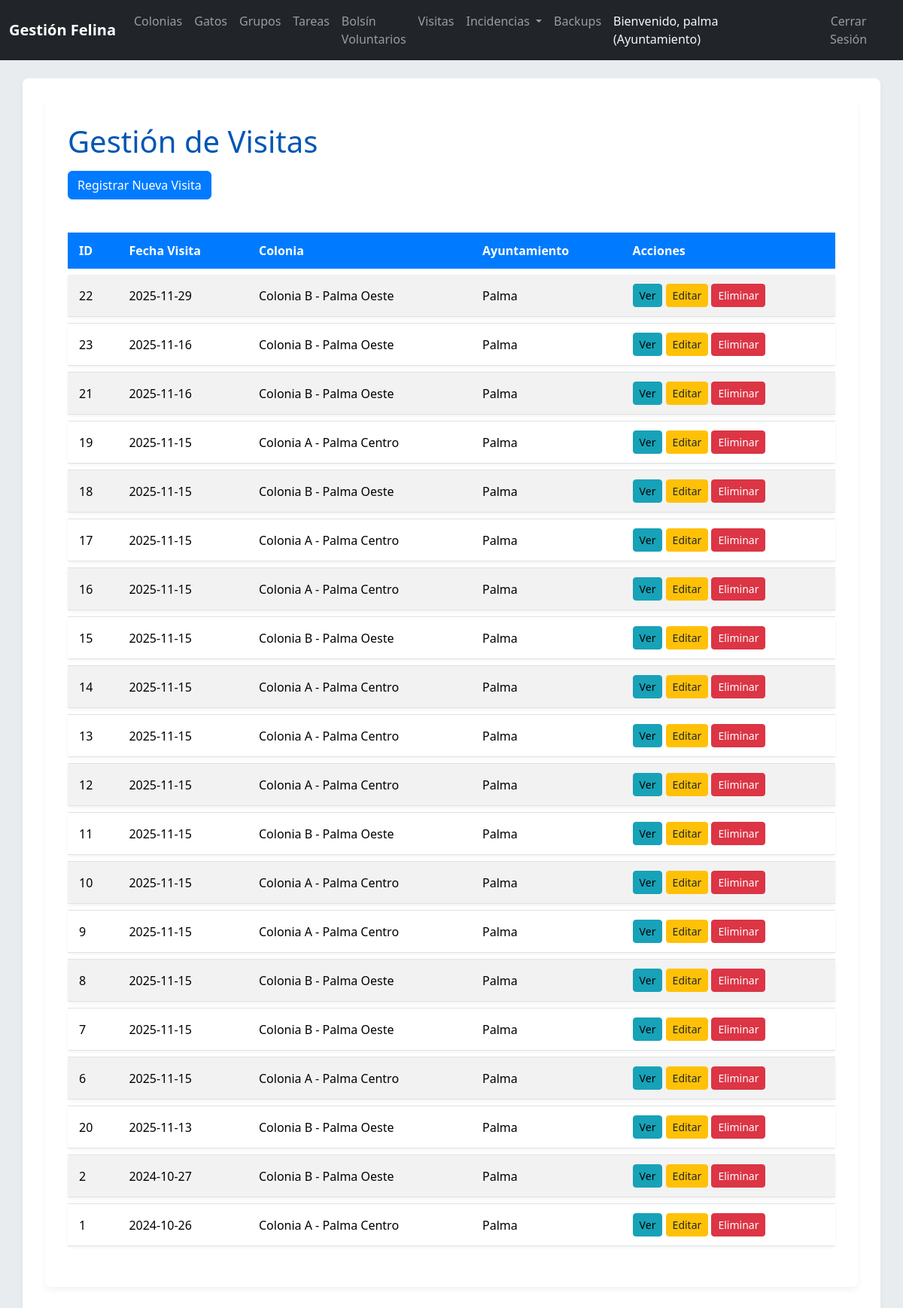
Page /index.php/visitas (signed in) on the committed database.
### tables this page shows
CREATE TABLE `Visita` (
  `idVisita` int(11) NOT NULL AUTO_INCREMENT,
  `fechaVisita` date NOT NULL,
  `idColonia` int(11) NOT NULL,
  PRIMARY KEY (`idVisita`),
  KEY `idColonia` (`idColonia`),
  CONSTRAINT `Visita_ibfk_1` FOREIGN KEY (`idColonia`) REFERENCES `Colonia` (`idColonia`) ON DELETE CASCADE
);

CREATE TABLE `Colonia` (
  `idColonia` int(11) NOT NULL AUTO_INCREMENT,
  `descripcion` varchar(255) NOT NULL,
  `comentarios` text DEFAULT NULL,
  `idUbicacion` int(11) NOT NULL,
  `idAyuntamiento` int(11) NOT NULL,
  PRIMARY KEY (`idColonia`),
  KEY `idUbicacion` (`idUbicacion`),
  KEY `idAyuntamiento` (`idAyuntamiento`),
  CONSTRAINT `Colonia_ibfk_1` FOREIGN KEY (`idUbicacion`) REFERENCES `Ubicacion` (`idUbicacion`) ON DELETE CASCADE,
  CONSTRAINT `Colonia_ibfk_2` FOREIGN KEY (`idAyuntamiento`) REFERENCES `Ayuntamiento` (`idAyuntamiento`) ON DELETE CASCADE
);

CREATE TABLE `Ayuntamiento` (
  `idAyuntamiento` int(11) NOT NULL AUTO_INCREMENT,
  `nombreLocalidad` varchar(70) NOT NULL,
  `usuario` varchar(50) NOT NULL,
  `contrasenya` varchar(255) NOT NULL,
  `idProvincia` int(11) NOT NULL,
  PRIMARY KEY (`idAyuntamiento`),
  UNIQUE KEY `usuario` (`usuario`),
  KEY `idProvincia` (`idProvincia`),
  CONSTRAINT `Ayuntamiento_ibfk_1` FOREIGN KEY (`idProvincia`) REFERENCES `Provincia` (`idProvincia`) ON DELETE CASCADE
);

### controllers/VisitaController.php (called while the page is built, shortened)
<?php
class VisitaController {
    private $visitaModel;
    public function __construct() {
        $this->visitaModel = new Visita();
    }
    public function index() {
        $user_type = $_SESSION['user_type'];
        $user_id = $_SESSION['user_id'];
        if ($user_type === 'voluntario' && !empty($_SESSION['is_responsable'])) {
            $visitas = $this->visitaModel->getVisitasGestionadas($user_id);
            if (is_array($visitas)) {
                foreach ($visitas as $visita) {
                    $visita->is_editable = 1;
                }
            } else {
                $visitas = [];
            }
        } else {
            $visitas = $this->visitaModel->getAllWithDetails($user_type, $user_id);
        }
        require_once __DIR__ . '/../views/visitas/list.php';
    }
}

### config/database.php (called while the page is built, shortened)
<?php
class Database {
    private static $host = 'localhost';
    private static $db_name = 'gatos_mallorca';
    private static $username = 'root';
    private static $password = '';
    private static $conn;
    public static function getConnection() {
        if (self::$conn === null) {
            try {
                self::$conn = new PDO("mysql:host=" . self::$host . ";dbname=" . self::$db_name, self::$username, self::$password);
                self::$conn->setAttribute(PDO::ATTR_ERRMODE, PDO::ERRMODE_EXCEPTION);
                self::$conn->exec("set names utf8");
            } catch(PDOException $exception) {
                echo "Error de conexión a la base de datos: " . $exception->getMessage();
                exit();
            }
        }
        return self::$conn;
    }
}
?>

### models/Visita.php (called while the page is built, shortened)
<?php
class Visita extends BaseModel {
    public function getAllWithDetails($user_type, $user_id) {
        $query = "
            SELECT
                v.idVisita,
                v.fechaVisita,
                c.descripcion AS colonia_nombre,
                a.nombreLocalidad AS ayuntamiento_nombre
            FROM
                Visita v
            JOIN
                Colonia c ON v.idColonia = c.idColonia
            JOIN
                Ayuntamiento a ON c.idAyuntamiento = a.idAyuntamiento
        ";
        $params = [];
        if ($user_type === 'ayuntamiento') {
            $query .= " WHERE c.idAyuntamiento = :user_id";
            $params[':user_id'] = $user_id;
        } elseif ($user_type === 'voluntario') {
            $query .= " JOIN VisitaVoluntario vv ON v.idVisita = vv.idVisita WHERE vv.idVoluntario = :user_id";
            $params[':user_id'] = $user_id;
        }
        $query .= " ORDER BY v.fechaVisita DESC, v.idVisita DESC";
        return $this->executeQuery($query, $params);
    }
}

### models/BaseModel.php (called while the page is built, shortened)
<?php
class BaseModel {
    protected $conn;
    public function __construct() {
        $this->conn = Database::getConnection();
    }
    protected function executeQuery($query, $params = [], $fetch_all = true) {
        $stmt = $this->conn->prepare($query);
        foreach ($params as $key => $value) {
            $stmt->bindValue($key, $value);
        }
        $stmt->execute();
        if ($fetch_all) {
            return $stmt->fetchAll(PDO::FETCH_OBJ);
        }
        return $stmt->fetch(PDO::FETCH_OBJ);
    }
}
?>

### views/visitas/list.php (the view, shortened to what this page needs)
<?php require_once __DIR__ . '/../partials/header.php'; ?>
<div class="container">
    <h1>Gestión de Visitas</h1>
    <?php if ($_SESSION['user_type'] === 'ayuntamiento' || !empty($_SESSION['is_responsable'])): ?>
        <a href="<?php echo url('visitas/create'); ?>" class="btn btn-primary mb-3">Registrar Nueva Visita</a>
    <?php endif; ?>
    <?php if (empty($visitas)): ?>
        <div class="alert alert-info" role="alert">
            No hay visitas registradas.
        </div>
    <?php else: ?>
        <table class="table table-striped table-hover">
            <thead>
                <tr>
                    <th>ID</th>
                    <th>Fecha Visita</th>
                    <th>Colonia</th>
                    <th>Ayuntamiento</th>
                    <th>Acciones</th>
                </tr>
            </thead>
            <tbody>
                <?php foreach ($visitas as $visita): ?>
                    <tr>
                        <td><?php echo htmlspecialchars($visita->idVisita); ?></td>
                        <td><?php echo htmlspecialchars($visita->fechaVisita); ?></td>
                        <td><?php echo htmlspecialchars($visita->colonia_nombre); ?></td>
                        <td><?php echo htmlspecialchars($visita->ayuntamiento_nombre); ?></td>
                        <td>
                            <a href="<?php echo url('visitas/show?id=' . htmlspecialchars($visita->idVisita)); ?>" class="btn btn-info btn-sm">Ver</a>
                            <?php
                            $esResponsable = $_SESSION['user_type'] === 'voluntario' && !empty($_SESSION['is_responsable']);
                            $esEditablePorResponsable = $esResponsable && !empty($visita->is_editable);
                            ?>
                            <?php if ($_SESSION['user_type'] === 'ayuntamiento' || $esEditablePorResponsable): ?>
                                <a href="<?php echo url('visitas/edit?id=' . htmlspecialchars($visita->idVisita)); ?>" class="btn btn-warning btn-sm">Editar</a>
                            <?php endif; ?>
                            <?php if ($_SESSION['user_type'] === 'ayuntamiento'): ?>
                                <form action="<?php echo url('visitas/delete'); ?>" method="POST" style="display:inline-block;">
                                    <button type="submit" class="btn btn-danger btn-sm" onclick="return confirm('¿Estás seguro de que quieres eliminar esta visita? Esta acción es irreversible.');">Eliminar</button>
                                </form>
                            <?php endif; ?>
                        </td>
                    </tr>
                <?php endforeach; ?>
            </tbody>
        </table>
    <?php endif; ?>
</div>
<?php require_once __DIR__ . '/../partials/footer.php'; ?>

### public/css/style.css (style rules this page uses)
body { font-family: 'Segoe UI', Tahoma, Geneva, Verdana, sans-serif; background-color: #e9ecef; color: #343a40; }
.container { background-color: #ffffff; padding: 30px; border-radius: 8px; box-shadow: 0 4px 8px rgba(0,0,0,0.05); margin-bottom: 30px; }
h1, h2, h3, h4, h5, h6 { color: #0056b3; margin-bottom: 15px; }
.btn-primary { background-color: #007bff; border-color: #007bff; }
.btn-warning { background-color: #ffc107; border-color: #ffc107; color: #212529; }
.btn-danger { background-color: #dc3545; border-color: #dc3545; }
.btn-info { background-color: #17a2b8; border-color: #17a2b8; }
.table { margin-top: 20px; border-collapse: separate; border-spacing: 0 8px; }
.table thead th { background-color: #007bff; color: white; border: none; padding: 12px 15px; }
.table tbody tr { background-color: #f8f9fa; border-radius: 5px; box-shadow: 0 2px 4px rgba(0,0,0,0.05); transition: all 0.2s ease-in-out; }
.table tbody td { padding: 12px 15px; vertical-align: middle; border-top: 1px solid #dee2e6; }
.table tbody tr:first-child td { border-top: none; }

### rows in the picture
visita: idVisita "22", fechaVisita "2025-11-29", idColonia.descripcion "Colonia B - Palma Oeste", ayuntamiento.nombreLocalidad "Palma"
visita: idVisita "23", fechaVisita "2025-11-16", idColonia.descripcion "Colonia B - Palma Oeste", ayuntamiento.nombreLocalidad "Palma"
visita: idVisita "21", fechaVisita "2025-11-16", idColonia.descripcion "Colonia B - Palma Oeste", ayuntamiento.nombreLocalidad "Palma"
visita: idVisita "19", fechaVisita "2025-11-15", idColonia.descripcion "Colonia A - Palma Centro", ayuntamiento.nombreLocalidad "Palma"
visita: idVisita "18", fechaVisita "2025-11-15", idColonia.descripcion "Colonia B - Palma Oeste", ayuntamiento.nombreLocalidad "Palma"
visita: idVisita "17", fechaVisita "2025-11-15", idColonia.descripcion "Colonia A - Palma Centro", ayuntamiento.nombreLocalidad "Palma"
visita: idVisita "16", fechaVisita "2025-11-15", idColonia.descripcion "Colonia A - Palma Centro", ayuntamiento.nombreLocalidad "Palma"
visita: idVisita "15", fechaVisita "2025-11-15", idColonia.descripcion "Colonia B - Palma Oeste", ayuntamiento.nombreLocalidad "Palma"
visita: idVisita "14", fechaVisita "2025-11-15", idColonia.descripcion "Colonia A - Palma Centro", ayuntamiento.nombreLocalidad "Palma"
visita: idVisita "13", fechaVisita "2025-11-15", idColonia.descripcion "Colonia A - Palma Centro", ayuntamiento.nombreLocalidad "Palma"
visita: idVisita "12", fechaVisita "2025-11-15", idColonia.descripcion "Colonia A - Palma Centro", ayuntamiento.nombreLocalidad "Palma"
visita: idVisita "11", fechaVisita "2025-11-15", idColonia.descripcion "Colonia B - Palma Oeste", ayuntamiento.nombreLocalidad "Palma"
visita: idVisita "10", fechaVisita "2025-11-15", idColonia.descripcion "Colonia A - Palma Centro", ayuntamiento.nombreLocalidad "Palma"
visita: idVisita "9", fechaVisita "2025-11-15", idColonia.descripcion "Colonia A - Palma Centro", ayuntamiento.nombreLocalidad "Palma"
visita: idVisita "8", fechaVisita "2025-11-15", idColonia.descripcion "Colonia B - Palma Oeste", ayuntamiento.nombreLocalidad "Palma"
visita: idVisita "7", fechaVisita "2025-11-15", idColonia.descripcion "Colonia B - Palma Oeste", ayuntamiento.nombreLocalidad "Palma"
visita: idVisita "6", fechaVisita "2025-11-15", idColonia.descripcion "Colonia A - Palma Centro", ayuntamiento.nombreLocalidad "Palma"
visita: idVisita "20", fechaVisita "2025-11-13", idColonia.descripcion "Colonia B - Palma Oeste", ayuntamiento.nombreLocalidad "Palma"
visita: idVisita "2", fechaVisita "2024-10-27", idColonia.descripcion "Colonia B - Palma Oeste", ayuntamiento.nombreLocalidad "Palma"
visita: idVisita "1", fechaVisita "2024-10-26", idColonia.descripcion "Colonia A - Palma Centro", ayuntamiento.nombreLocalidad "Palma"

### other values in the picture
$_SESSION['username'] "palma"
$_SESSION['user_type'] "Ayuntamiento"
